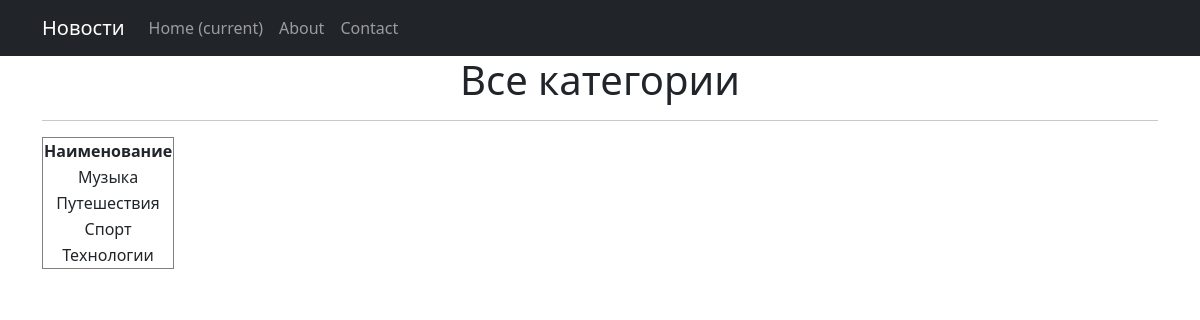
The app's page /news/categories/ with its own data.
### portal/models.py (models this page shows, shortened)
class Category(models.Model):  # Сущность "категория"
    name = models.CharField(max_length=255, unique=True)  # Название категории

### portal/views.py (the view)
# urls.py: path('categories/', CategoryList.as_view(), name='cat_list'),  # Список категорий
class CategoryList(ListView):
    model = Category
    template_name = 'categories_list.html'
    ordering = 'name'
    context_object_name = 'categories'

### templates/categories_list.html (shortened to what this page needs)
{% extends 'default.html' %}
{% load custom_filters %}
{% load custom_tags %}
{% block content %}
    <h1>Все категории</h1>
    <hr>
    {% if categories %}
        <table border="1">
            <tr>
                <th>Наименование</th>
            </tr>
            {% for cat in categories %}
            <tr>
                <td>{{ cat.name }}</td>
            </tr>
            {% endfor %}
        </table>
    {% else %}
        <h2>Категорий нет!</h2>
    {% endif %}
{% endblock content %}

### records on screen
Category: name "Музыка"
Category: name "Путешествия"
Category: name "Спорт"
Category: name "Технологии"
